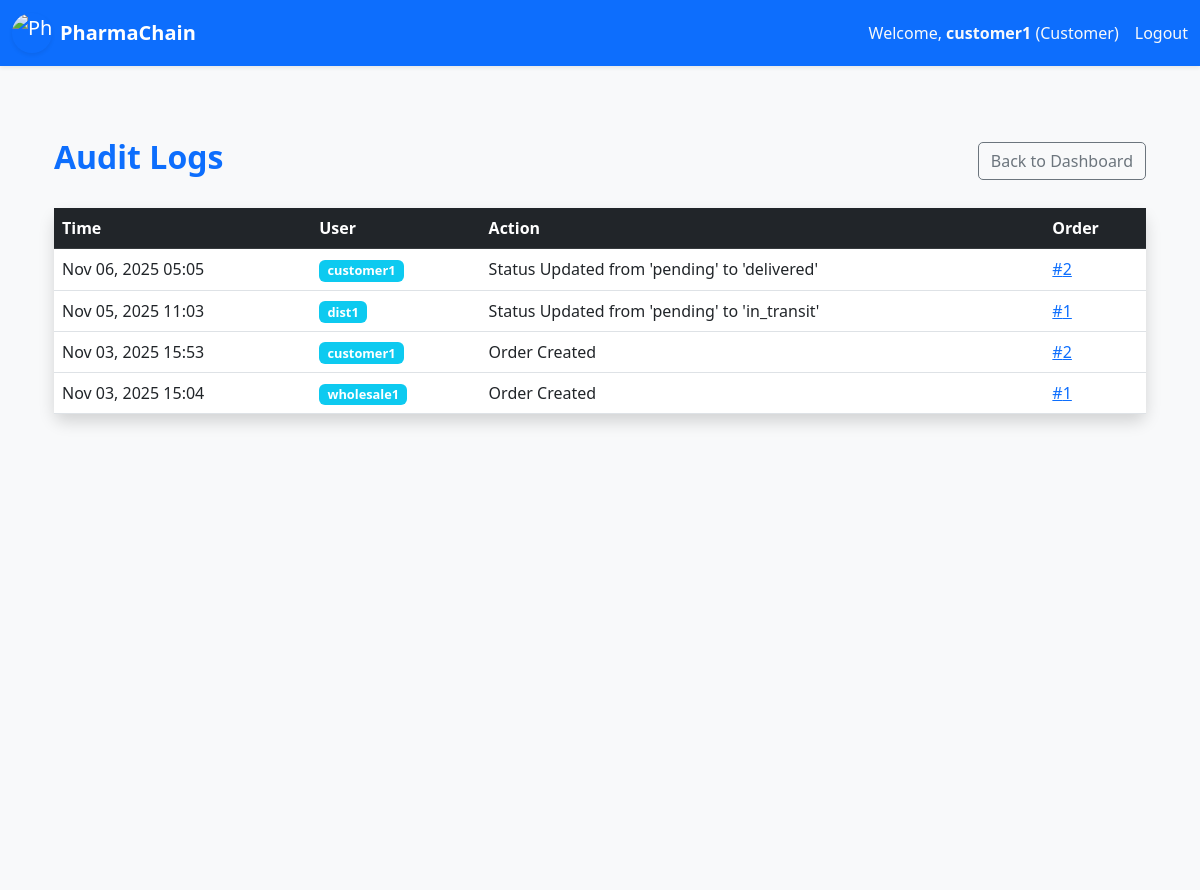
Page /audit-logs/ (signed in) on the committed database.
### core/models.py (models this page shows, shortened)
class CustomUser(AbstractUser):
    ROLE_CHOICES = (
        ('admin', 'Admin'),
        ('supplier', 'Supplier'),
        ('manufacturer', 'Manufacturer'),
        ('wholesaler', 'Wholesaler'),
        ('distributor', 'Distributor'),
        ('customer', 'Customer'),
    )
    role = models.CharField(max_length=20, choices=ROLE_CHOICES)
    is_approved = models.BooleanField(default=False)  # Admin approves customers/stakeholders
    def __str__(self):
        return self.username

class TransactionLog(models.Model):
    order = models.ForeignKey('Order', on_delete=models.CASCADE, related_name='logs')
    action = models.CharField(max_length=255)
    user = models.ForeignKey('CustomUser', on_delete=models.CASCADE)
    timestamp = models.DateTimeField(default=timezone.now)
    hash_value = models.CharField(max_length=64, editable=False)  # SHA-256
    prev_hash = models.CharField(max_length=64, blank=True, null=True, editable=False)
    class Meta:
        ordering = ['timestamp']
        unique_together = ['order', 'timestamp']

class Order(models.Model):
    STATUS_CHOICES = (
        ('pending', 'Pending'),
        ('in_transit', 'In Transit'),
        ('delivered', 'Delivered'),
    )
    product = models.ForeignKey(Product, on_delete=models.CASCADE)
    quantity = models.IntegerField()
    from_user = models.ForeignKey(CustomUser, related_name='orders_from', on_delete=models.CASCADE)
    to_user = models.ForeignKey(CustomUser, related_name='orders_to', on_delete=models.CASCADE)
    transporter = models.CharField(max_length=255, blank=True)  # Assigned by stakeholder
    status = models.CharField(max_length=20, choices=STATUS_CHOICES, default='pending')
    created_at = models.DateTimeField(auto_now_add=True)

### core/views.py (the view)
# urls.py: path('audit-logs/', views.audit_logs, name='audit_logs'),
@login_required
def audit_logs(request):
    logs = TransactionLog.objects.all().order_by('-timestamp')
    return render(request, 'audit_logs.html', {'logs': logs})

### templates/audit_logs.html (shortened to what this page needs)
{% extends 'base.html' %}
{% load static %}
{% block content %}
<section class="py-5 bg-light min-vh-100">
    <div class="container">
        <div class="d-flex justify-content-between align-items-center mb-4">
            <h2 class="text-primary fw-bold">
                Audit Logs
            </h2>
            <a href="{% url 'dashboard' %}" class="btn btn-outline-secondary">
                Back to Dashboard
            </a>
        </div>
        <div class="card shadow border-0">
            <div class="card-body p-0">
                <div class="table-responsive">
                    <table class="table table-hover mb-0">
                        <thead class="table-dark">
                            <tr>
                                <th>Time</th>
                                <th>User</th>
                                <th>Action</th>
                                <th>Order</th>
                            </tr>
                        </thead>
                        <tbody>
                            {% for log in logs %}
                            <tr class="animate__animated animate__fadeIn" style="animation-delay: {{ forloop.counter0|floatformat:1 }}s;">
                                <td>{{ log.timestamp|date:"M d, Y H:i" }}</td>
                                <td>
                                    <span class="badge bg-info">{{ log.user.username }}</span>
                                </td>
                                <td>{{ log.action }}</td>
                                <td>
                                    {% if log.order %}
                                        <a href="{% url 'order_update' log.order.pk %}" class="text-primary">
                                            #{{ log.order.pk }}
                                        </a>
                                    {% else %}
                                        <span class="text-muted">—</span>
                                    {% endif %}
                                </td>
                            </tr>
                            {% empty %}
                            <tr>
                                <td colspan="4" class="text-center text-muted py-4">
                                    No logs yet.
                                </td>
                            </tr>
                            {% endfor %}
                        </tbody>
                    </table>
                </div>
            </div>
        </div>
    </div>
</section>
<link rel="stylesheet" href="https://cdnjs.cloudflare.com/ajax/libs/animate.css/4.1.1/animate.min.css"/>
<link href="https://cdn.jsdelivr.net/npm/bootstrap-icons@1.10.5/font/bootstrap-icons.css" rel="stylesheet">
{% endblock %}

### templates/base.html (shortened to what this page needs)
<!DOCTYPE html>
<html lang="en">
<head>
    {% load static %}
    {% load django_bootstrap5 %}
    <link href="https://cdn.jsdelivr.net/npm/bootstrap@5.3.0/dist/css/bootstrap.min.css" rel="stylesheet">
    <link href="{% static 'css/styles.css' %}" rel="stylesheet">
</head>
<body class="bg-light" data-user="{{ user }}">
    <nav class="navbar navbar-expand-lg navbar-dark bg-primary shadow-sm">
        <div class="container-fluid">
            <a class="navbar-brand d-flex align-items-center" href="{% url 'home' %}">
                <img src="https://media.istockphoto.com/id/1339280086/vector/capsule-cart-and-home-icon-logo-medicine-home-delivery-service-logo-concept.jpg?s=612x612&w=0&k=20&c=ST5kkcX2_6uZ8HcgB6uoCMh3XqmBkw0W1n0TlSk2q2A="
                     alt="PharmaChain"
                     width="40"
                     height="40"
                     class="rounded-pill me-2 shadow-sm">
                <span class="fw-bold">PharmaChain</span>
            </a>
            <div class="collapse navbar-collapse" id="navbarNav">
                <ul class="navbar-nav ms-auto align-items-center">
                    {% if user.is_authenticated %}
                        <li class="nav-item me-3">
                            <span class="navbar-text text-light">
                                Welcome, <strong>{{ user.username }}</strong> ({{ user.role|capfirst }})
                            </span>
                        </li>
                        <li class="nav-item">
                            <form method="post" action="{% url 'logout' %}" class="d-inline">
                                <button type="submit" class="nav-link btn btn-link text-light p-0 border-0 bg-transparent">
                                    Logout
                                </button>
                            </form>
                        </li>
                    {% endif %}
                </ul>
            </div>
        </div>
    </nav>
    <div class="container mt-4">
        {% block content %}
        {% endblock %}
    </div>
</body>
</html>

### static/css/styles.css (style rules this page uses)
body { background-color: #f8f9fa; }
.card { border-radius: 10px; }
.btn { border-radius: 5px; }

### templates/audit_logs.html (style rules this page uses)
.badge { font-size: 0.8em; }

### rows in the picture
CustomUser: username "customer1", role "Customer"
TransactionLog: timestamp "Nov 06, 2025 05:05", user.username "customer1", action "Status Updated from 'pending' to 'delivered'", order.pk "2"
TransactionLog: timestamp "Nov 05, 2025 11:03", user.username "dist1", action "Status Updated from 'pending' to 'in_transit'", order.pk "1"
TransactionLog: timestamp "Nov 03, 2025 15:53", user.username "customer1", action "Order Created", order.pk "2"
TransactionLog: timestamp "Nov 03, 2025 15:04", user.username "wholesale1", action "Order Created", order.pk "1"
